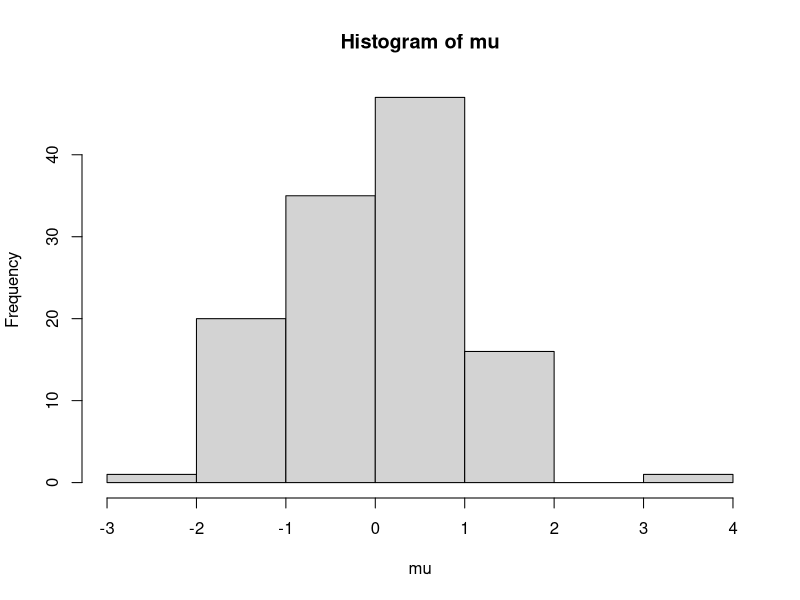
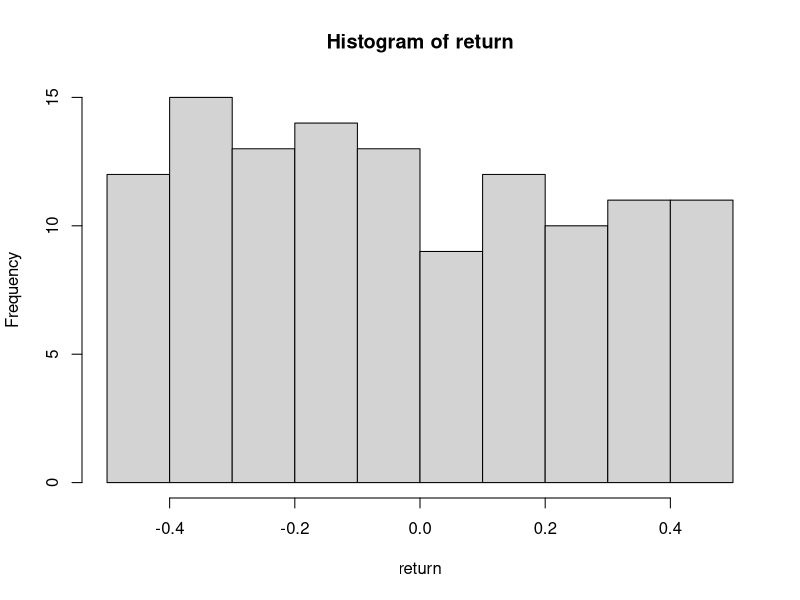

Write R code to recreate these figures, in order.
set.seed(19970628)

t <- 120
#the time periods, i.e. the observations amount: we mimic the real stock's monthely
#return, 12 months a year and 10 years, so we will generate 120 different returns 
n <- 500
#How many independent cross-section observation we have. Since in the real data scenario
#we will use S&P 500, so we set the sample size to 500 to mimic it.
k <- 30

alpha <- 0.55
#The inital factor strengh setting, alpha equals to 0.55 (indicates weak factor)

epsilon <- rnorm(t, 0, 1)
mu <- runif(t, epsilon-0.2, epsilon + 0.2)
hist(mu)
#Generate the error, for the baseline setting, the error term epsilon will be iid normal
#0 mean and 1 variance.

return <- runif(t,-0.5,0.5)
hist(return)
